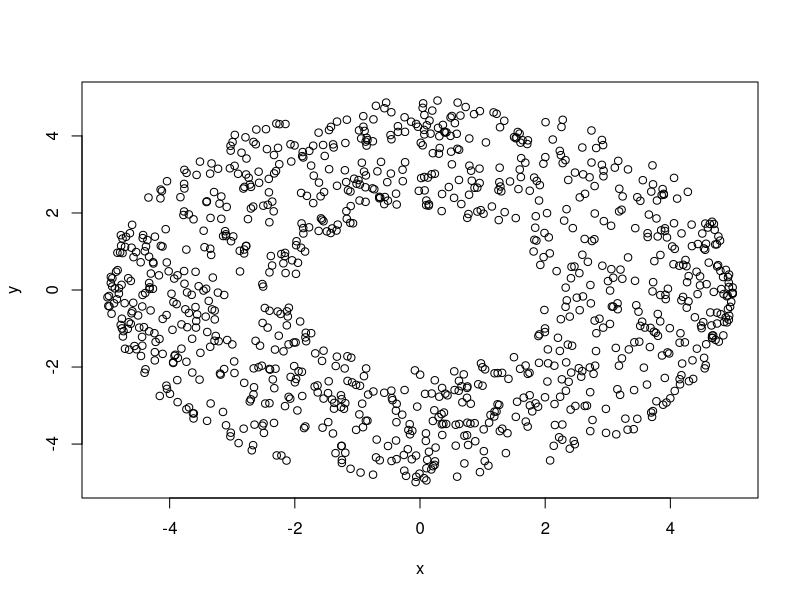

Write the R code that produced this figure.
rin <- 2
rout <- 5
n <- 1000

x <- runif(n, -rout, rout);
y <- array(NA, dim=n)

for (i in 1:n) {
  if (abs(x[i]) <= rin)
  {
    h <- sqrt(rin^2-x[i]^2)
    y[i] <- runif(1, h, h+(rout-rin))
    y[i] <- sample(c(y[i], -y[i]), 1)
  }
  else
  {
    h <- sqrt(rout^2-x[i]^2)
    y[i] <- runif(1, 0, h)
    y[i] <- sample(c(y[i], -y[i]), 1)
  }
}

plot(x,y, xlim=c(-5,5), ylim=c(-5,5))
